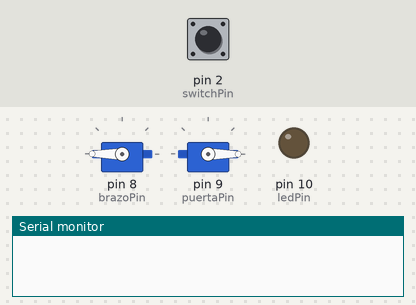
Bench run of a sketch on a simulated Arduino Uno, built with avr-gcc and run on an emulated ATmega328P. Parts: 2 × servo, output pins drawn as LEDs (lit = HIGH), the last lines printed to the serial monitor. The test bench sets the inputs (shaded band); at power-on: pin 2 (switchPin) HIGH.

Above: at 1.2 s.
1.3 s: pin 2 (switchPin) pulled LOW for 0.15 s
At 2.4 s:
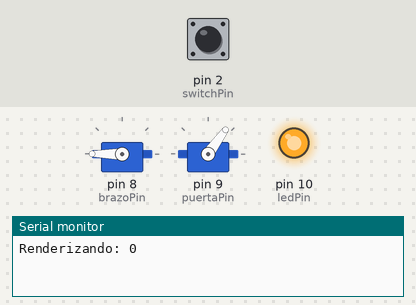
At 7.1 s:
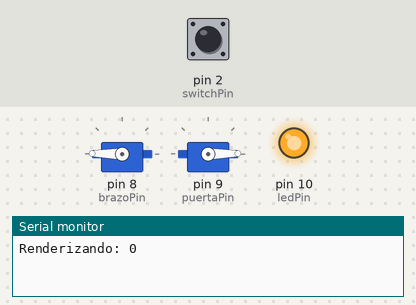
8.8 s: pin 2 (switchPin) pulled LOW for 1 s
At 10.4 s:
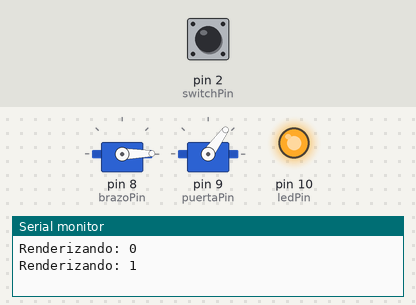
Timing chart, 0 to 13.9 s (numbered marks = the images above; inputs shaded):
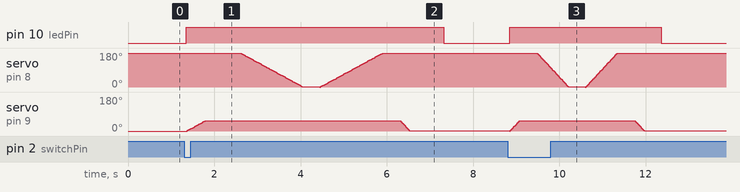

The sketch:

DuqueUseless.ino
```cpp
#define ledPin 10
#define switchPin 2
#define brazoPin 8
#define puertaPin 9

#define MAX_TIPOS 6

#define BRAZO_CERRADO 180
#define BRAZO_ABIERTO 0
#define PUERTA_CERRADA 0
#define PUERTA_ABIERTA 55

#define MEDIO_A 20
#define MEDIO_B 70

#include "funcionesMovimiento.h"

void setup() {
  Serial.begin(115200);
  brazo.attach(brazoPin);
  puerta.attach(puertaPin);
  pinMode(ledPin, OUTPUT);

  brazo.write(BRAZO_CERRADO);
  puerta.write(PUERTA_CERRADA);

  if (sw.getStatus() == SWITCH_OFF) ejecutarCaso();

}

void loop() {
  if (sw.getEvent() == CHANGED_OFF) ejecutarCaso();
}

void ejecutarCaso() {
  Serial.println("Renderizando: " + String(tipo));
  digitalWrite(ledPin, HIGH);
  switch (tipo) {

    case 0:
      abrirPuerta(NORMAL, ESPERA_NORMAL);
      abrirBrazo(NORMAL, ESPERA_POCA);
      cerrarBrazo(NORMAL, ESPERA_POCA);
      cerrarPuerta(RAPIDO, ESPERA_NORMAL);
      break;

    case 1:
      abrirPuerta(RAPIDO, ESPERA_POCA);
      abrirBrazo(RAPIDO, ESPERA_POCA);
      cerrarBrazo(RAPIDO, ESPERA_POCA);
      cerrarPuerta(RAPIDO, ESPERA_POCA);
      break;

    case 2:
      abrirPuerta(RAPIDO, 1500);
      cerrarPuerta(RAPIDO, ESPERA_NORMAL);
      abrirPuerta(RAPIDO, ESPERA_NULA);
      abrirBrazo(RAPIDO, ESPERA_NULA);
      cerrarBrazo(RAPIDO, ESPERA_NULA);
      cerrarPuerta(RAPIDO, ESPERA_NULA);
      break;

    case 3:
      abrirPuerta(LENTO, ESPERA_POCA);
      abrirBrazo(LENTO, ESPERA_MODERADA);
      cerrarBrazo(RAPIDO, ESPERA_NULA);
      cerrarPuerta(RAPIDO, ESPERA_NULA);
      break;

    case 4:
      abrirPuerta(RAPIDO, ESPERA_NORMAL);
      abrirBrazo(LENTO, ESPERA_MODERADA, BRAZO_CERRADO, MEDIO_A);
      for (int i = 0 ; i < 3 ; i++) {
        cerrarBrazo(RAPIDO, ESPERA_NULA, MEDIO_A, MEDIO_B);
        abrirBrazo(RAPIDO, ESPERA_NULA, MEDIO_B, MEDIO_A);
      }
      abrirBrazo(RAPIDO, ESPERA_NORMAL);
      cerrarBrazo(RAPIDO, ESPERA_NULA);
      cerrarPuerta(RAPIDO, ESPERA_NULA);
      break;

    case 5:
      abrirPuerta(RAPIDO, ESPERA_MODERADA);
      abrirBrazo(RAPIDO, ESPERA_NULA);
      cerrarBrazo(RAPIDO, ESPERA_NULA);
      cerrarPuerta(RAPIDO, ESPERA_NULA);
      break;

  }
  digitalWrite(ledPin, LOW);
  tipo = tipo + 1 == MAX_TIPOS ? 0 : tipo + 1;
}
```

LoopSwitch.cpp
```cpp
#include "Arduino.h"
#include "LoopSwitch.h"

LoopSwitch::LoopSwitch() {}

LoopSwitch::LoopSwitch(int pin, int debounceTime)
{
  pinMode(pin, INPUT);
  this->pin = pin;
  this->debounceTime = debounceTime;
  status = digitalRead(pin);
}

LoopSwitch::LoopSwitch(int pin)
{
  pinMode(pin, INPUT);
  this->pin = pin;
  status = digitalRead(pin);
}

int LoopSwitch::getStatus()
{
  return digitalRead(pin) ? SWITCH_ON : SWITCH_OFF;
}

int LoopSwitch::getEvent()
{

  if (!inDebounce)
  {
    if (digitalRead(pin) != status)
    {
      inDebounce = true;
      previousMillis = millis();
    }
  }
  else
  {
    unsigned long currentMillis = millis();
    if (currentMillis - previousMillis >= debounceTime)
    {
      inDebounce = false;
      status = digitalRead(pin);
      return status ? CHANGED_ON : CHANGED_OFF;
    }
  }

  return NO_EVENT;
}
```

LoopSwitch.h
```cpp
#ifndef LoopSwitch_h
#define LoopSwitch_h

#include "Arduino.h"

#define NO_EVENT -1
#define CHANGED_ON 0
#define CHANGED_OFF 1
#define SWITCH_ON true
#define SWITCH_OFF false

class LoopSwitch {
  public:
    LoopSwitch();
    LoopSwitch(int pin);
    LoopSwitch(int pin, int debounceTime);

    int getEvent();
    int getStatus();

    int debounceTime = 50;
    bool status;
  private:
    int pin;
    int type;
    unsigned long previousMillis = 0;
    bool inDebounce = false;
};

#endif
```

funcionesMovimiento.h
```cpp
//FUNCIONES

#include <Servo.h>
#include "LoopSwitch.h"

#define MUY_LENTO 16
#define LENTO 12
#define NORMAL 8
#define RAPIDO 4
#define INSTANTANEO 0

#define ESPERA_MODERADA 1200
#define ESPERA_NORMAL 800
#define ESPERA_POCA 400
#define ESPERA_NULA 100

Servo brazo;
Servo puerta;
LoopSwitch sw(switchPin);

int tipo = 0;

//ABRIR BRAZO

void abrirBrazo(int vel, int del, int desde, int hasta) {
  for (int i = desde; i > hasta; i--) {
    brazo.write(i);
    delay(vel);
  }
  delay(del);
}
void abrirBrazo(int vel, int del) {
  abrirBrazo(vel, del, BRAZO_CERRADO, BRAZO_ABIERTO);
}

//CERRAR BRAZO

void cerrarBrazo(int vel, int del, int desde, int hasta) {
  for (int i = desde; i < hasta; i++) {
    brazo.write(i);
    delay(vel);
  }
  delay(del);
}
void cerrarBrazo(int vel, int del) {
  cerrarBrazo(vel, del, BRAZO_ABIERTO, BRAZO_CERRADO);
}

//ABRIR PUERTA

void abrirPuerta(int vel, int del, int desde, int hasta) {
  for (int i = desde; i < hasta; i++) {
    puerta.write(i);
    delay(vel);
  }
  delay(del);
}
void abrirPuerta(int vel, int del) {
  abrirPuerta(vel, del, PUERTA_CERRADA, PUERTA_ABIERTA);
}

//CERRAR PUERTA

void cerrarPuerta(int vel, int del, int desde, int hasta) {
  for (int i = desde; i > hasta; i--) {
    puerta.write(i);
    delay(vel);
  }
  delay(del);
}
void cerrarPuerta(int vel, int del) {
  cerrarPuerta(vel, del, PUERTA_ABIERTA, PUERTA_CERRADA);
}
```

Measured:
- after the input at 1.3 s, pin 10 (ledPin): LOW → HIGH after 0.05 s, → LOW 6.0 s later; servo on pin 9 (puertaPin): rises from 0° to 55° in 4.9 s, then falls to 1° in 0.22 s
- after the input at 8.8 s, pin 10 (ledPin): LOW → HIGH after 0.05 s, → LOW 3.5 s later
